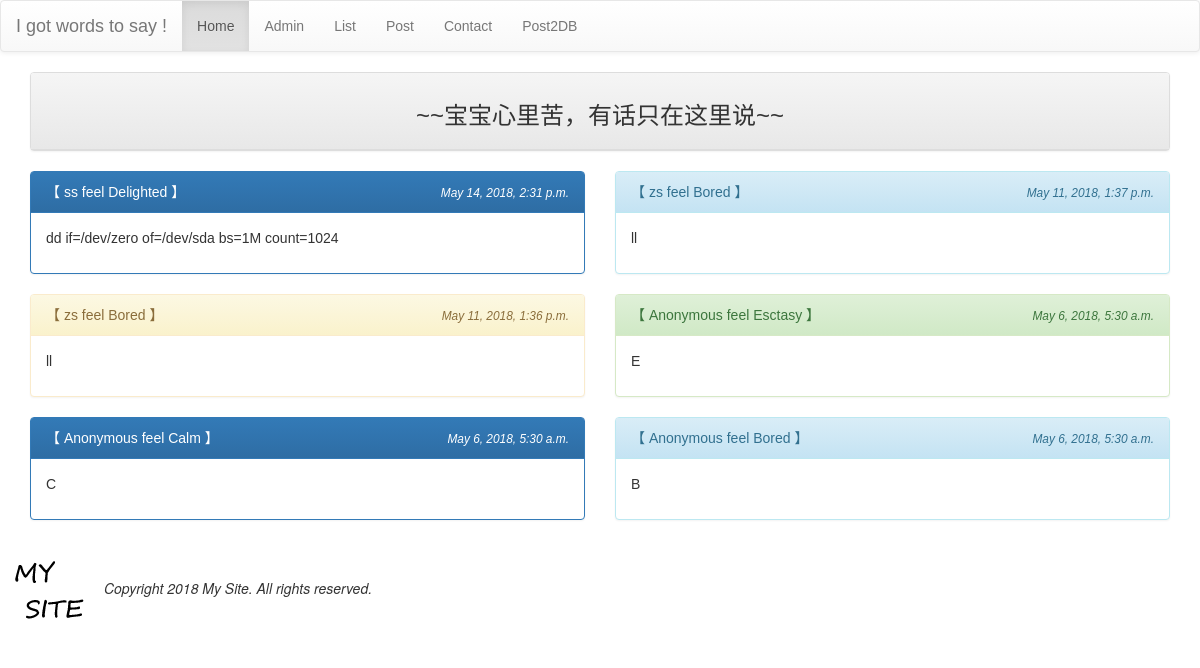
The page /list/ on the database as committed earlier.
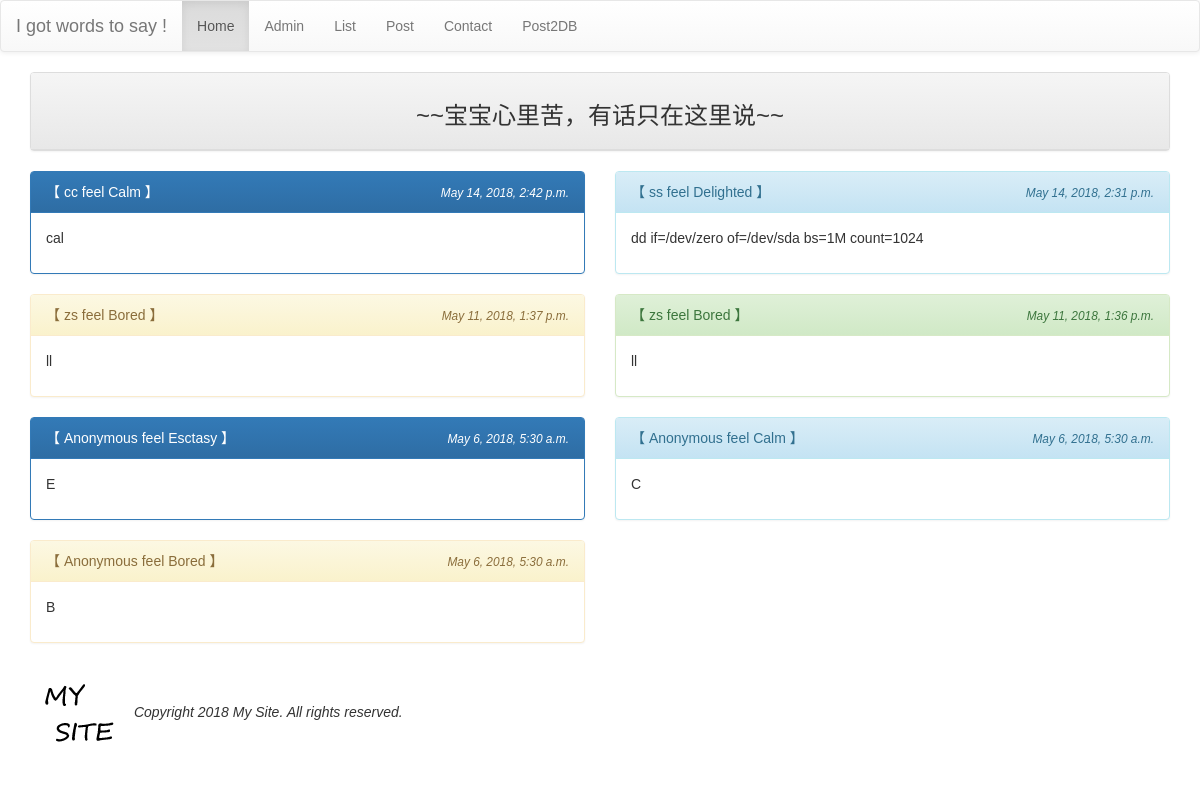
The same page on the database as committed later.
### mysite/models.py (models this page shows, shortened)
class Post(models.Model):
	mood = models.ForeignKey('Mood',on_delete=models.CASCADE)
	nickname = models.CharField(max_length=10,default='Anonymous')
	message = models.TextField(null=False)
	del_pass = models.CharField(max_length=10)
	pub_time = models.DateTimeField(auto_now=True)
	enabled = models.BooleanField(default=True)

class Mood(models.Model):
	status = models.CharField(max_length=10,null=False)
	def __str__(self):
		return self.status

### mysite/views.py (the view)
# urls.py: url(r'^list/$',views.listing),
def listing(request):
	template = get_template("list.html")
	posts = models.Post.objects.filter(enabled=True).order_by('-pub_time')[:150]
	moods = models.Mood.objects.all()
	html = template.render(locals())
	return HttpResponse(html)

### templates/list.html (shortened to what this page needs)
{% extends "base.html" %}
{% block content %}
	<div class="container">
		<div class="row">
			<div class="col-md-12">
				<div class="panel panel-default">
					<div class="panel-heading" align="center">
						<h3>~~宝宝心里苦，有话只在这里说~~</h3>
					</div>
				</div>
			</div>
		</div>
		{% for p in posts %}
			{% cycle "<div class='row'> <div class='col-md-6'>" "<div class='col-md-6'>" %}
				<div class="panel {% cycle "panel-primary" "panel-info" "panel-warning" "panel-success" %} ">
					 <div class="panel-heading">
					 	<table width="100%">
					 		<tr>
					 			<td>
					 				【 {{p.nickname}} feel {{p.mood}} 】
					 			</td>
					 			<td align="right">
					 				<i><small> {{p.pub_time}} </small></i>
					 			</td>
					 		</tr>
					 	</table>
					 </div>
					 <div class="panel-body"> {{p.message|linebreaks}} </div>
				</div>
			</div>
		{% cycle ""  "</div>" %}
	{% endfor %}
	</div>
{% endblock content %}

Rows that differ between the two databases and show on the page:
added Post: nickname "cc", mood "Calm", pub_time "May 14, 2018, 2:42 p.m.", message "cal"
